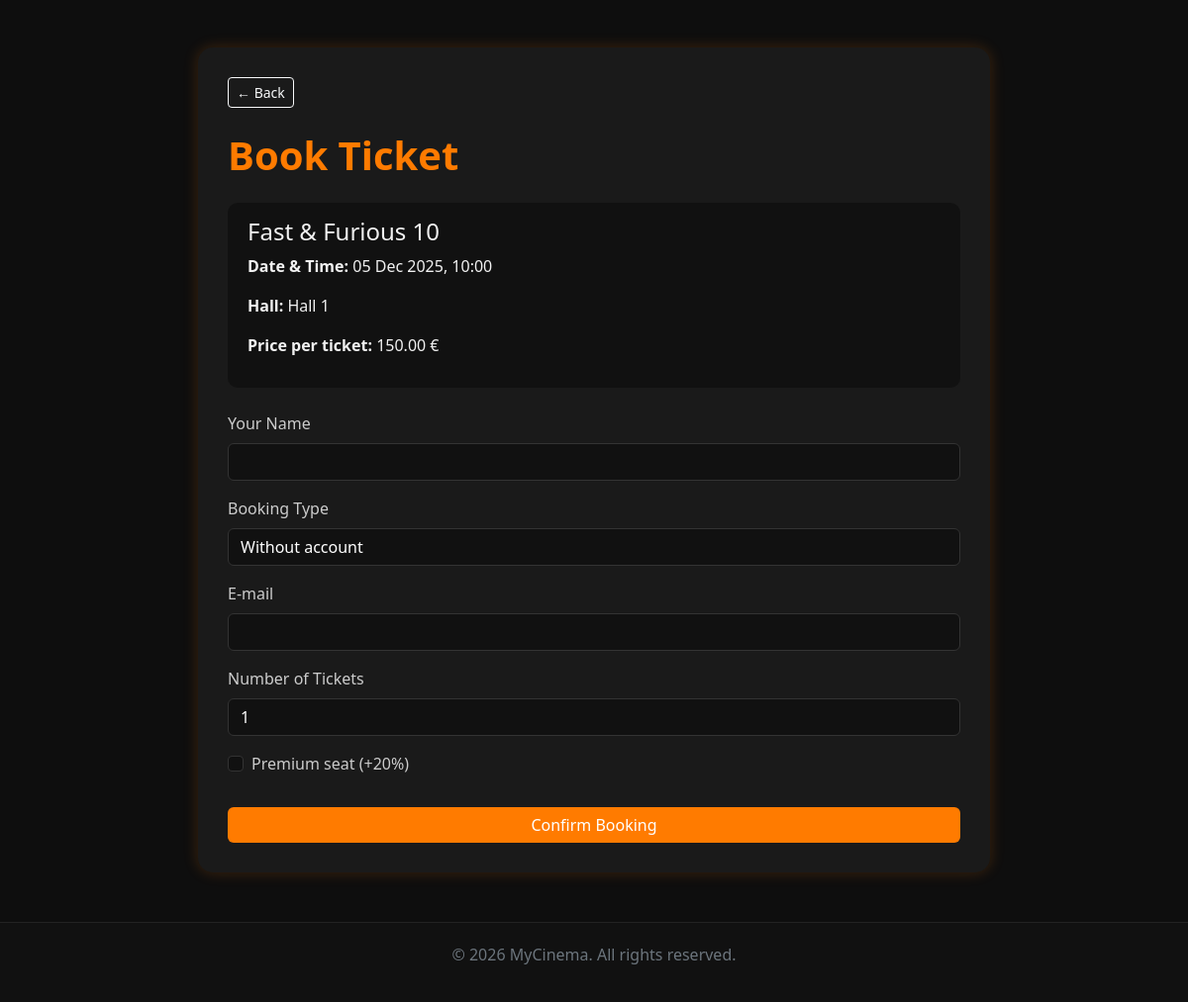
Page /public/booking.php?session_id=25 on the committed database.
### tables this page shows
CREATE TABLE IF NOT EXISTS `sessions` (
  `id` int NOT NULL AUTO_INCREMENT,
  `movie_id` int NOT NULL,
  `hall_id` int NOT NULL,
  `show_time` datetime NOT NULL,
  `price` decimal(6,2) NOT NULL,
  PRIMARY KEY (`id`),
  KEY `movie_id` (`movie_id`),
  KEY `hall_id` (`hall_id`),
  CONSTRAINT `sessions_ibfk_1` FOREIGN KEY (`movie_id`) REFERENCES `movies` (`id`) ON DELETE CASCADE,
  CONSTRAINT `sessions_ibfk_2` FOREIGN KEY (`hall_id`) REFERENCES `halls` (`id`) ON DELETE CASCADE
);

CREATE TABLE IF NOT EXISTS `movies` (
  `id` int NOT NULL AUTO_INCREMENT,
  `title` varchar(255) NOT NULL,
  `description` text,
  `genre` varchar(50) DEFAULT NULL,
  `duration` int DEFAULT NULL,
  `release_date` date DEFAULT NULL,
  `poster` longblob,
  `created_at` timestamp NULL DEFAULT CURRENT_TIMESTAMP,
  PRIMARY KEY (`id`)
);

CREATE TABLE IF NOT EXISTS `halls` (
  `id` int NOT NULL AUTO_INCREMENT,
  `name` varchar(100) NOT NULL,
  `total_rows` int NOT NULL,
  `seats_per_row` int NOT NULL,
  PRIMARY KEY (`id`)
);

### public/booking.php (the view, shortened to what this page needs)
<?php
require_once '../includes/functions.php';
$session_id = $_GET['session_id'] ?? null;
$stmt = $pdo->prepare("
    SELECT s.*, m.title, h.name AS hall_name
    FROM sessions s
    JOIN movies m ON s.movie_id = m.id
    JOIN halls h ON s.hall_id = h.id
    WHERE s.id = ?
");
$stmt->execute([$session_id]);
$session = $stmt->fetch();
?>
<!DOCTYPE html>
<html lang="en">
<head>
<link href="https://cdn.jsdelivr.net/npm/bootstrap@5.3.2/dist/css/bootstrap.min.css" rel="stylesheet">
<link rel="stylesheet" href="assets/styles/style_booking.css">
</head>
<body>
<div class="container booking-container mt-5">
    <a href="movie.php?id=<?= $session['movie_id'] ?>" class="btn btn-sm btn-outline-light mb-4">← Back</a>
    <h1 class="text-orange mb-4">Book Ticket</h1>
    <div class="summary-box mb-4">
        <h4><?= htmlspecialchars($session['title']) ?></h4>
        <p><strong>Date & Time:</strong> <?= date('d M Y, H:i', strtotime($session['show_time'])) ?></p>
        <p><strong>Hall:</strong> <?= htmlspecialchars($session['hall_name']) ?></p>
        <p><strong>Price per ticket:</strong> <?= number_format($session['price'], 2) ?> €</p>
    </div>
    <form action="confirm_booking.php" method="POST">
        <div class="mb-3">
            <label for="name" class="form-label">Your Name</label>
            <input type="text" class="form-control" id="name" name="name" required
                value="<?= isset($_SESSION['user']) ? htmlspecialchars($_SESSION['user']['name']) : '' ?>">
        </div>
        <?php if (!isset($_SESSION['user'])): ?>
        <div class="mb-3">
            <label for="bookingType" class="form-label">Booking Type</label>
            <select class="form-select" id="bookingType" name="booking_type">
                <option value="guest">Without account</option>
            </select>
        </div>
        <div class="mb-3">
            <label for="email" class="form-label">E-mail</label>
            <input type="email" class="form-control" id="email" name="email" required>
        </div>
        <?php endif; ?>
        <div class="mb-3">
            <label for="seats" class="form-label">Number of Tickets</label>
            <select class="form-select" id="seats" name="seats" required>
                <?php for ($i = 1; $i <= 10; $i++): ?>
                    <option value="<?= $i ?>"><?= $i ?></option>
                <?php endfor; ?>
            </select>
        </div>
        <div class="form-check mb-3">
            <input class="form-check-input" type="checkbox" id="premium" name="premium" value="1">
            <label class="form-check-label" for="premium">Premium seat (+20%)</label>
        </div>
        <button type="submit" class="btn btn-orange w-100 mt-3">Confirm Booking</button>
    </form>
</div>
<footer class="mt-5 text-center text-secondary">
    <p>© <?= date('Y') ?> MyCinema. All rights reserved.</p>
</footer>
</body>
</html>

### public/assets/styles/style_booking.css (style rules this page uses)
body { background-color: #0e0e0e; color: #f1f1f1; font-family: 'Segoe UI', sans-serif; }
.booking-container { max-width: 800px; margin: 50px auto; background: #1a1a1a; border-radius: 15px; padding: 30px; box-shadow: 0 0 15px rgba(255,123,0,0.2); }
h1 { color: #ff7b00; font-weight: 600; }
label { color: #ccc; }
input, select { background: #111 !important; color: #fff !important; border: 1px solid #333 !important; }
.btn-orange { background-color: #ff7b00; color: white; border: none; }
.summary-box { background: #111; border-radius: 10px; padding: 15px 20px; margin-bottom: 25px; }
footer { background: #111; color: #999; text-align: center; padding: 20px; margin-top: 60px; border-top: 1px solid #222; }

### rows in the picture
sessions: movie.title "Fast & Furious 10", show_time "05 Dec 2025, 10:00", hall.name "Hall 1", price "150.00"

### other values in the picture
form field seats "1"
